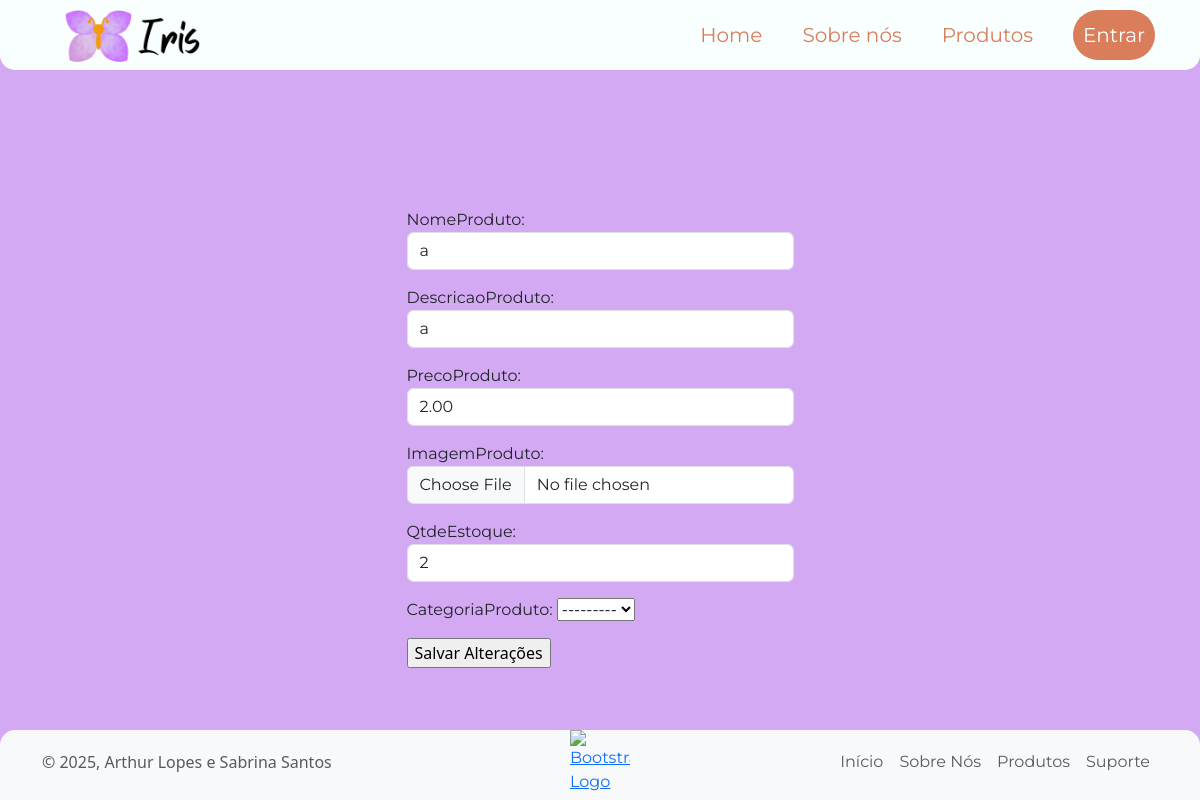
Before: /editar-produto/1 with the older database file.
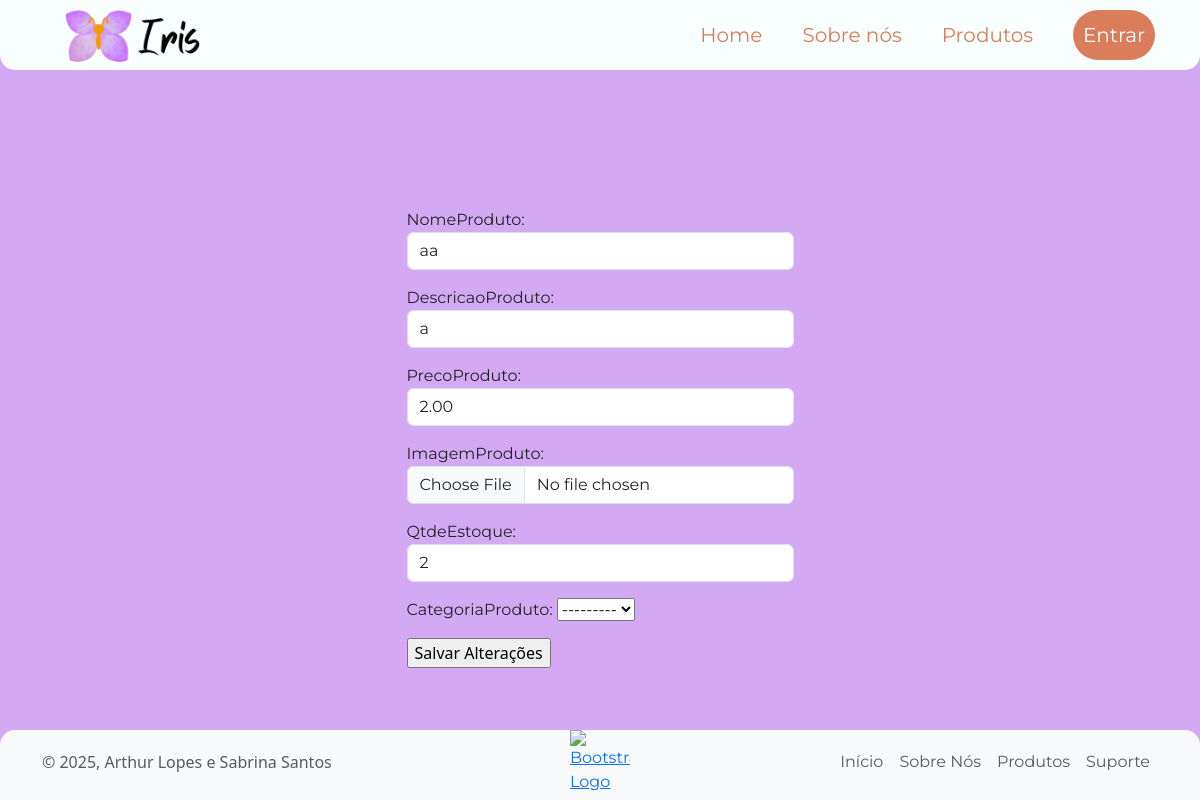
After: the same page with the newer database file.
### app/models.py (models this page shows)
class Produto(models.Model):
    nomeProduto = models.CharField(max_length = 200)
    descricaoProduto = models.TextField()
    precoProduto = models.DecimalField(max_digits=10, decimal_places=2)
    imagemProduto = models.ImageField(upload_to='imagens/')
    qtdeEstoque = models.IntegerField()
    categoriaProduto = models.ForeignKey(Categoria, on_delete=models.SET_NULL, null=True, blank=True)

### app/views.py (the view)
# urls.py: path('editar-produto/<int:id_produto>', views.editarProduto, name="editarProduto" ),
def editarProduto(request, id_produto):
    produto = Produto.objects.get(id=id_produto)
    formProd = formProduto(request.POST or None, request.FILES or None,instance=produto)
    if request.POST:
        if formProd.is_valid():
            formProd.save()
            return redirect("listarProdutos")
    return render(request, "editar-produto.html", {'form': formProd})

### app/forms.py
class formProduto(forms.ModelForm):
    class Meta:
        model = Produto
        fields = ('nomeProduto', 'descricaoProduto', 'precoProduto', 'imagemProduto', 'qtdeEstoque', 'categoriaProduto')
        widgets = {
            'nomeProduto' : forms.TextInput(attrs={'class': 'form-control mb-3', 'placeholder': 'nome do produto'}),
            'descricaoProduto': forms.TextInput(attrs={'class': 'form-control mb-3', 'placeholder': 'descrição' }),
            'precoProduto': forms.NumberInput(attrs={'class': 'form-control mb-3', 'placeholder': 'Preço'}),
            'imagemProduto': forms.FileInput(attrs={'class': 'form-control mb-3', 'placeholder': 'descrição' }),
            'qtdeEstoque': forms.NumberInput(attrs={'class': 'form-control mb-3', 'placeholder': 'Produto em estoque' }),
            'categoriaProduto': forms.Select(attrs={'placeholder': 'Selecione uma categoria'}),
        }

### app/templates/editar-produto.html (shortened to what this page needs)
{% extends "template.html" %}
{% load static %}
{% block 'main' %}
<div class="container mt-5 d-flex align-items-center justify-content-center" >
    <form method="POST" id="ContainerLogin" enctype="multipart/form-data">
        <div class="form-group">
        {{ form.as_p }}
    </div>
        <input type="submit" value="Salvar Alterações"  id="btnCadastrar">
    </form>
</div>
{% endblock %}

Changed rows visible on the page:
changed Produto: nomeProduto "a" → "aa"
